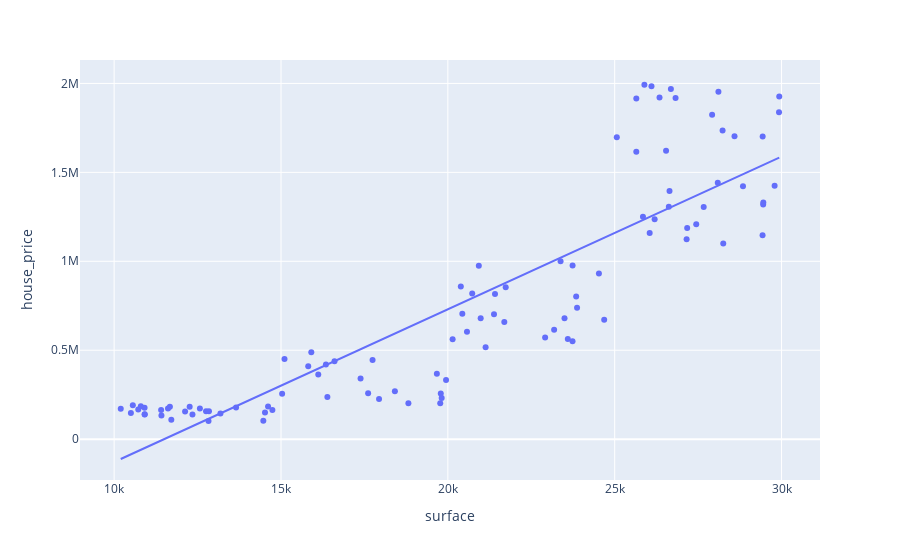

Notebook code for this chart:
### Code cell
import plotly.express as px
fig = px.scatter(df, x = "surface", y = "house_price", trendline = "ols")
fig.show()
